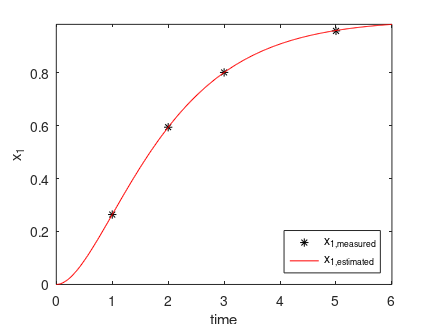

MATLAB code for this plot:
load optimprofiles tplot uplot xplot
tm = [1;2;3;5]; 
xm = [0.264 0.594 0.801 0.958;NaN NaN NaN NaN]; 

% ploting
%..........................................................................
plot(tm,xm(1,:)','k*',tplot,xplot(:,1),'r-')
title('')
xlabel('time')
ylabel('x_1')
legend('x_{1,measured}','x_{1,estimated}','Location','southeast')
axis tight
set(1,'PaperUnits','centimeters')
set(1,'PaperPosition',[3 10 11 8.25])

print -depsc xpa.eps
pause
close
%..........................................................................